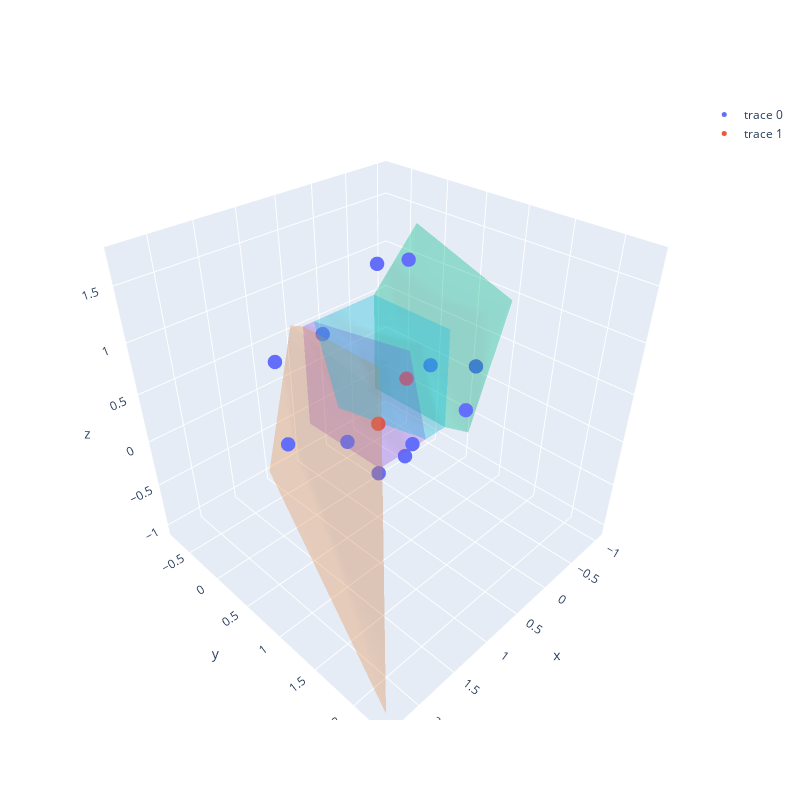

Notebook code cell kept with this figure:
### Code cell
from itertools import chain

## Convertimos de una lista de listas a un único array
total_symmetric_points = list(chain.from_iterable(total_symmetric_points))
total_symmetric_points = np.array(total_symmetric_points)
print(total_symmetric_points.shape)

### Juntamos ambos conjuntos de puntos
all_points = np.vstack((np.array(original_points), total_symmetric_points))
all_points.shape
# Inicializa el generador de números aleatorios
#rng = np.random.default_rng(11)

# Crea un conjunto de puntos en 3D

# Calcula la tessellación de Voronoi
vor = Voronoi(all_points)

# Crea una lista para almacenar los polígonos de Voronoi
polygons = []

# Para cada celda de Voronoi, crea un objeto Polygon3D
for region in vor.regions:
    if not -1 in region and len(region) > 0:
        vertices = [vor.vertices[i] for i in region]
        polygons.append(go.Mesh3d(x=[v[0] for v in vertices],
                                  y=[v[1] for v in vertices],
                                  z=[v[2] for v in vertices],
                                  opacity=0.2, alphahull=0, colorscale='Viridis'))

# Crea una gráfica 3D de dispersión para los puntos de entrada
scatter = go.Scatter3d(x=all_points[:, 0], y=all_points[:, 1], z=all_points[:, 2], mode='markers', marker=dict(size=5))
scatter_original = go.Scatter3d(x=original_points[:, 0], y=original_points[:, 1], z=original_points[:, 2], mode='markers', marker=dict(size=5))

# Crea la figura 3D
fig = go.Figure(data=[scatter] +[scatter_original]+ polygons)

# Configura las opciones de diseño
fig.update_layout(scene=dict(aspectmode="cube"),height=800, width=800)

# Muestra la gráfica
fig.show()

### Figure 1 — Plotly figure (JSON) as saved in the notebook; plotly's stock layout.template omitted (floating-point values rounded to 4 significant figures)
{"data": [{"marker": {"size": 5}, "mode": "markers", "type": "scatter3d", "x": [0.1915, 0.7854, -0.1915, 1.808, 0.1915, 0.1915, 0.1915, 0.1915, -0.7854, 1.215, 0.7854, 0.7854, 0.7854, 0.7854], "y": [0.6221, 0.78, 0.6221, 0.6221, -0.6221, 1.378, 0.6221, 0.6221, 0.78, 0.78, -0.78, 1.22, 0.78, 0.78], "z": [0.4377, 0.2726, 0.4377, 0.4377, 0.4377, 0.4377, -0.4377, 1.562, 0.2726, 0.2726, 0.2726, 0.2726, -0.2726, 1.727]}, {"marker": {"size": 5}, "mode": "markers", "type": "scatter3d", "x": [0.1915, 0.7854], "y": [0.6221, 0.78], "z": [0.4377, 0.2726]}, {"alphahull": 0, "colorscale": [[0, "#440154"], [0.1111, "#482878"], [0.2222, "#3e4989"], [0.3333, "#31688e"], [0.4444, "#26828e"], [0.5556, "#1f9e89"], [0.6667, "#35b779"], [0.7778, "#6ece58"], [0.8889, "#b5de2b"], [1, "#fde725"]], "opacity": 0.2, "type": "mesh3d", "x": [2.776e-17, -0.554, -2.776e-17, -1.037, 1.11e-16, -0.5656, -8.327e-17, -0.2469], "y": [0, -0.1705, -1.11e-16, -0.3193, 1, 1.287, 1, 1.125], "z": [0, -0.2424, 1.0, 1.353, 1.0, 1.193, 0, -0.108]}, {"alphahull": 0, "colorscale": [[0, "#440154"], [0.1111, "#482878"], [0.2222, "#3e4989"], [0.3333, "#31688e"], [0.4444, "#26828e"], [0.5556, "#1f9e89"], [0.6667, "#35b779"], [0.7778, "#6ece58"], [0.8889, "#b5de2b"], [1, "#fde725"]], "opacity": 0.2, "type": "mesh3d", "x": [0.8541, 1, 1, 0.576, 1.0, 1.0, 0.5883, 0.3102], "y": [0, 0, 1.11e-16, 0, 1, 1, 1, 1], "z": [1, 1, -5.551e-17, -3.331e-16, 1.0, 5.551e-17, 1, 0]}, {"alphahull": 0, "colorscale": [[0, "#440154"], [0.1111, "#482878"], [0.2222, "#3e4989"], [0.3333, "#31688e"], [0.4444, "#26828e"], [0.5556, "#1f9e89"], [0.6667, "#35b779"], [0.7778, "#6ece58"], [0.8889, "#b5de2b"], [1, "#fde725"]], "opacity": 0.2, "type": "mesh3d", "x": [1, 1.126, 1, 1.496, 1.0, 1.5, 1.0, 2.322], "y": [0, -0.03475, 1.11e-16, -0.1366, 1, 1.488, 1, 2.29], "z": [1, 1.037, -5.551e-17, -0.3908, 1.0, 1.148, 5.551e-17, -1.041]}, {"alphahull": 0, "colorscale": [[0, "#440154"], [0.1111, "#482878"], [0.2222, "#3e4989"], [0.3333, "#31688e"], [0.4444, "#26828e"], [0.5556, "#1f9e89"], [0.6667, "#35b779"], [0.7778, "#6ece58"], [0.8889, "#b5de2b"], [1, "#fde725"]], "opacity": 0.2, "type": "mesh3d", "x": [0.8541, 2.776e-17, -2.776e-17, 1.11e-16, -8.327e-17, 0.576, 0.5883, 0.3102], "y": [0, 0, -1.11e-16, 1, 1, 0, 1, 1], "z": [1, 0, 1.0, 1.0, 0, -3.331e-16, 1, 0]}], "layout": {"height": 800, "scene": {"aspectmode": "cube"}, "width": 800}}
